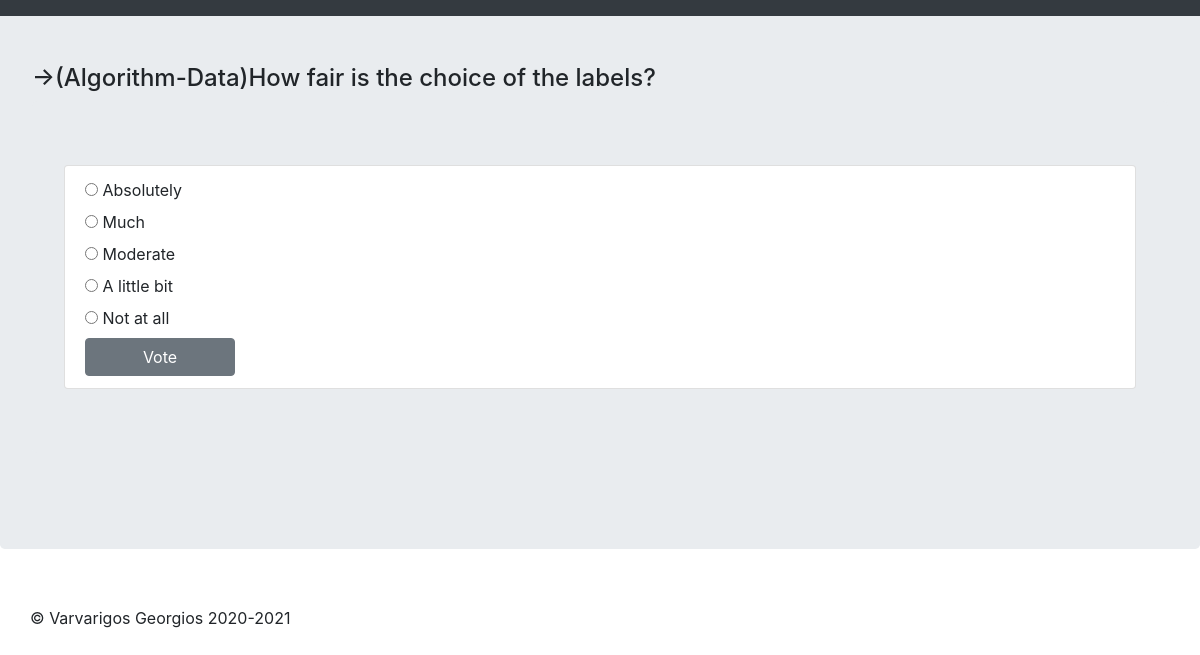
The page /polls/802/ on the database as committed earlier.
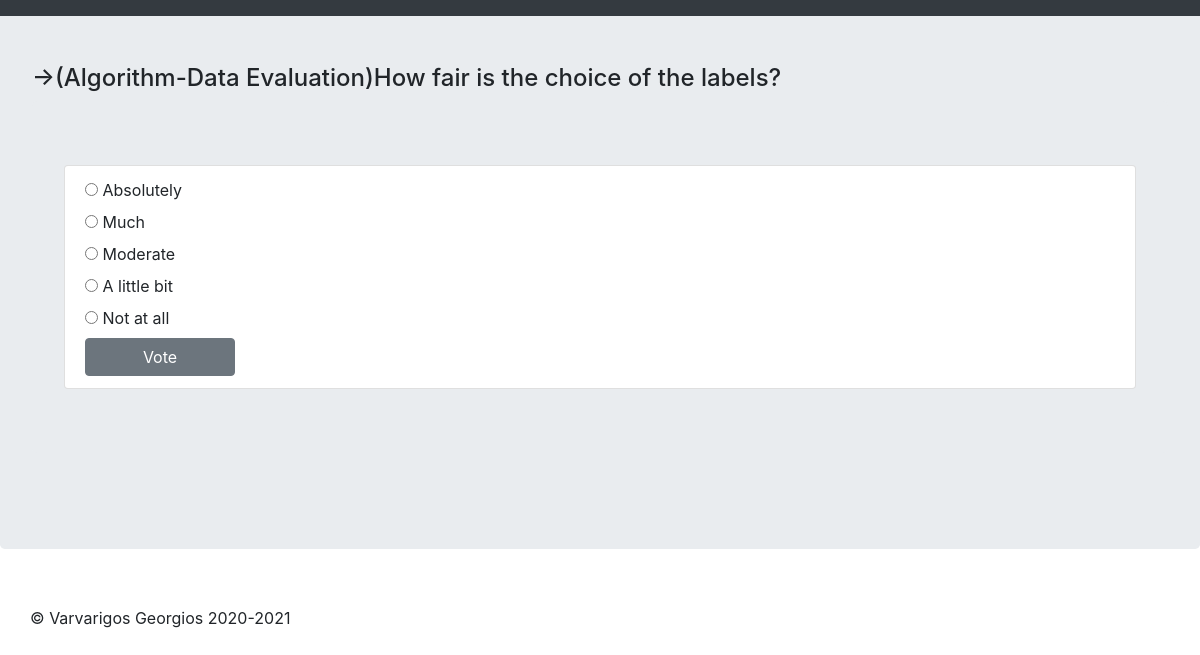
The same page on the database as committed later.
### polls/models.py (models this page shows, shortened)
class Question(models.Model):
    question_text = models.CharField(max_length=1000)
    pub_date = models.DateTimeField('date published')
    def was_published_recently(self):
        now = timezone.now()
        return now - datetime.timedelta(days=1) <= self.pub_date <= now
    was_published_recently.admin_order_field = 'pub_date'
    was_published_recently.boolean = True
    was_published_recently.short_description = 'Published recently?'

### polls/views.py (the view)
# urls.py: path('<int:pk>/', views.DetailView.as_view(), name='detail'),
class DetailView(generic.DetailView):
    model = Question
    template_name = 'polls/detail2.html'
    def get_queryset(self):
        return Question.objects.filter(pub_date__lte=timezone.now())

### polls/templates/polls/detail2.html (shortened to what this page needs)
<!DOCTYPE html>
<!DOCTYPE html>
<html lang="en">
<head>
    {% load static %}
    <link rel="stylesheet" href="https://stackpath.bootstrapcdn.com/bootstrap/4.5.2/css/bootstrap.min.css">
    <link rel="stylesheet" href="https://maxcdn.bootstrapcdn.com/font-awesome/4.7.0/css/font-awesome.min.css">
</head>
<body>
<nav class="navbar navbar-expand-md navbar-dark fixed-top bg-dark"></nav>
<main role="main">
    <div class="jumbotron">
        <h4 class="panel-title">&rarr;{{ question.question_text }}</h4>
        <div class="jumbotron ">
            <ul class="list-group">
                <li class="list-group-item">
                    <form action="{% url 'polls:vote' question.id %}" method="post">
                        <strong> {% for choice in question.choice_set.all %}</strong>
                        <input type="radio" name="choice" id="choice{{ forloop.counter }}"
                               value="{{ choice.id }}">
                        <label for="choice{{ forloop.counter }}">{{ choice.choice_text }}</label><br>
                        {% endfor %}
                        <input type="submit" style="width: 150px !important;" class="btn btn-secondary" value="Vote">
                    </form>
                </li>
            </ul>
        </div>
    </div>
</main>
<footer class="container" style="padding: 25px 0px 5px!important" >
    <p>© Varvarigos Georgios 2020-2021</p>
</footer>
</body>
</html>

Rows that differ between the two databases and show on the page:
changed Question: question_text "(Algorithm-Data)How fair is the choice of the labels?" → "(Algorithm-Data Evaluation)How fair is the choice of the labels?"
